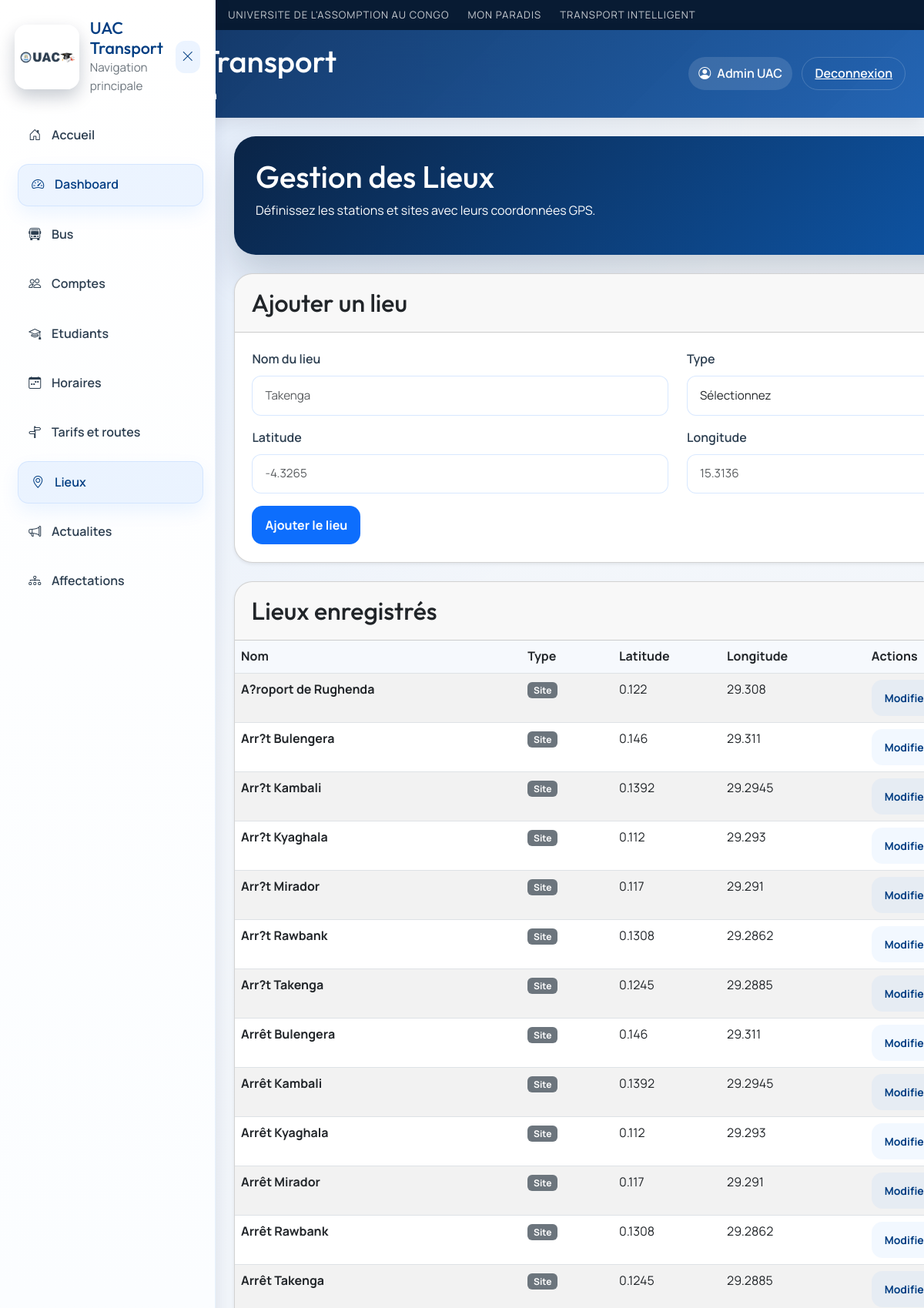
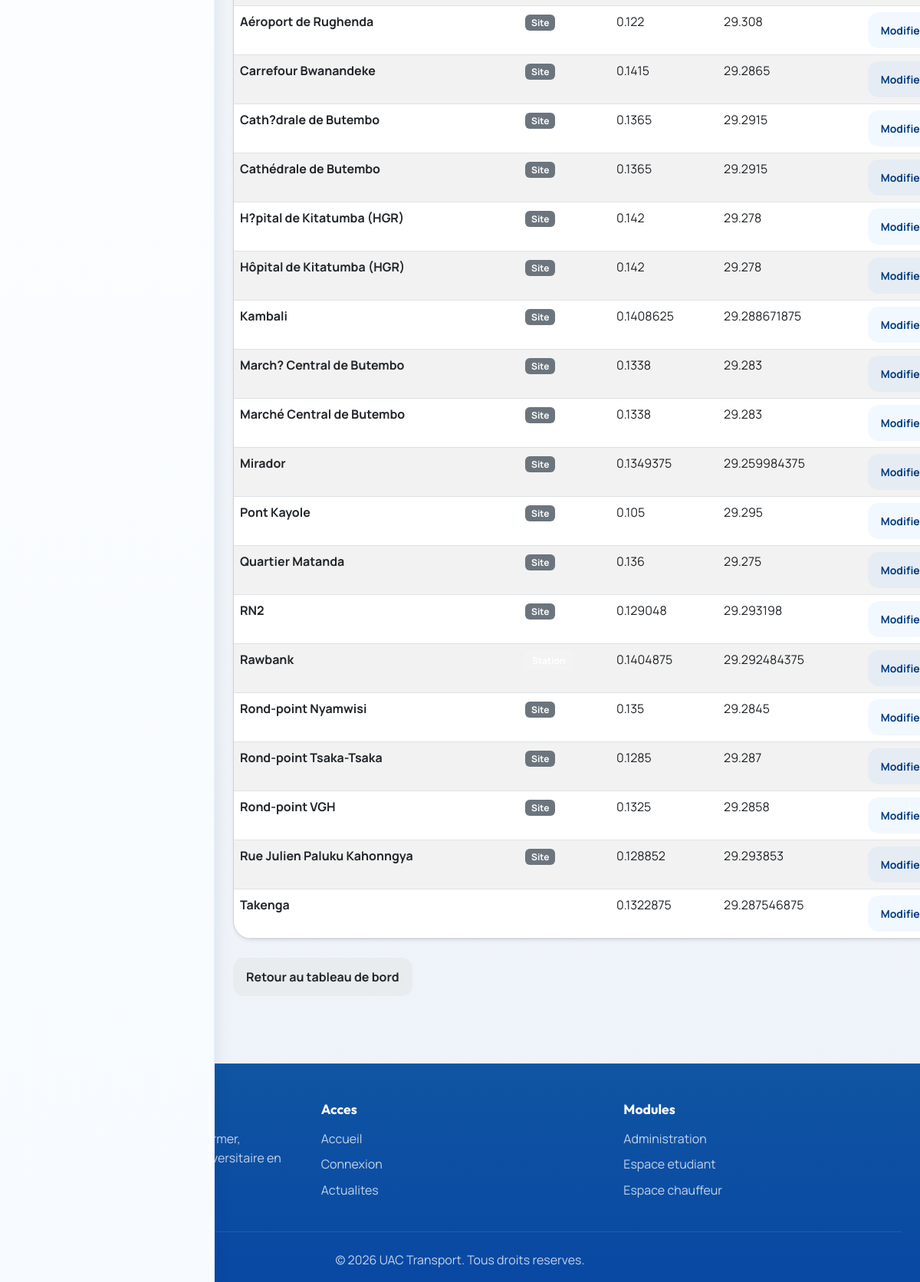
The app's page /admin/locations (signed in) with its own data (2 pictures, top to bottom).
### tables this page shows
CREATE TABLE users (
        id INTEGER PRIMARY KEY AUTOINCREMENT,
        nom TEXT NOT NULL,
        email TEXT UNIQUE NOT NULL,
        password TEXT NOT NULL,
        role TEXT NOT NULL
    , telephone TEXT, permis TEXT, photo_path TEXT, matricule TEXT);

CREATE TABLE locations (
        id INTEGER PRIMARY KEY AUTOINCREMENT,
        nom TEXT NOT NULL UNIQUE,
        type TEXT NOT NULL,
        latitude REAL,
        longitude REAL
    );

### app.py (the view, shortened to what this page needs)
@app.route("/admin/locations", methods=["GET", "POST"])
def admin_locations():
    if session.get("role") != "admin":
        return redirect(url_for("login"))
    conn = get_db()
    locations = conn.execute("SELECT * FROM locations ORDER BY nom").fetchall()
    conn.close()
    return render_template("admin/locations.html", locations=locations)

### app.py (called while the page is built)
def get_db():
    conn = sqlite3.connect(DATABASE)
    conn.row_factory = sqlite3.Row
    return conn

def get_current_user():
    user_id = session.get("user_id")
    if not user_id:
        return None
    conn = get_db()
    user = conn.execute("SELECT * FROM users WHERE id = ?", (user_id,)).fetchone()
    conn.close()
    return user

@app.context_processor
def inject_current_user():
    return {
        "current_user": get_current_user(),
        "profile_photo_url": profile_photo_url,
        "user_initials": get_user_initials,
    }

### templates/admin/locations.html (shortened to what this page needs)
{% extends 'base.html' %}
{% block content %}
<div class="admin-page">
    <div class="page-header mb-4">
        <h1>Gestion des Lieux</h1>
        <p class="text-muted">Définissez les stations et sites avec leurs coordonnées GPS.</p>
    </div>
    <div class="admin-form-section">
        <div class="card shadow-sm">
            <div class="card-header">
                <h2>Ajouter un lieu</h2>
            </div>
            <div class="card-body">
                <form method="POST" class="row gy-3" data-validate>
                    <div class="col-md-6">
                        <label class="form-label">Nom du lieu</label>
                        <input type="text" name="nom" class="form-control" placeholder="Takenga" required>
                    </div>
                    <div class="col-md-6">
                        <label class="form-label">Type</label>
                        <select name="type" class="form-select" required>
                            <option value="">Sélectionnez</option>
                        </select>
                    </div>
                    <div class="col-md-6">
                        <label class="form-label">Latitude</label>
                        <input type="number" name="latitude" class="form-control" step="0.0001" placeholder="-4.3265" required>
                    </div>
                    <div class="col-md-6">
                        <label class="form-label">Longitude</label>
                        <input type="number" name="longitude" class="form-control" step="0.0001" placeholder="15.3136" required>
                    </div>
                    <div class="col-md-12">
                        <button type="submit" class="btn btn-primary">Ajouter le lieu</button>
                    </div>
                </form>
            </div>
        </div>
    </div>
    <div class="admin-list-section mt-4">
        <div class="card shadow-sm">
            <div class="card-header">
                <h2 class="mb-0">Lieux enregistrés</h2>
            </div>
            <div class="card-body p-0">
                {% if locations %}
                <div class="table-responsive">
                    <table class="table table-striped mb-0">
                        <thead>
                            <tr>
                                <th>Nom</th>
                                <th>Type</th>
                                <th>Latitude</th>
                                <th>Longitude</th>
                                <th>Actions</th>
                            </tr>
                        </thead>
                        <tbody>
                            {% for loc in locations %}
                            <tr>
                                <td><strong>{{ loc.nom }}</strong></td>
                                <td>
                                    {% if loc.type == 'station' %}
                                    <span class="badge bg-primary">Station</span>
                                    {% else %}
                                    <span class="badge bg-secondary">Site</span>
                                    {% endif %}
                                </td>
                                <td>{{ loc.latitude }}</td>
                                <td>{{ loc.longitude }}</td>
                                <td>
                                    <a href="/admin/edit_location/{{ loc.id }}" class="btn btn-sm btn-outline-primary">Modifier</a>
                                </td>
                            </tr>
                            {% endfor %}
                        </tbody>
                    </table>
                </div>
                {% else %}
                <div class="p-4 text-center text-muted">
                    <p>Aucun lieu enregistré.</p>
                </div>
                {% endif %}
            </div>
        </div>
    </div>
    <div class="mt-4">
        <a href="/admin" class="btn btn-secondary">Retour au tableau de bord</a>
    </div>
</div>
{% endblock %}

### templates/base.html (shortened to what this page needs)
<!DOCTYPE html>
<html lang="fr">
<head>
    <link href="https://cdn.jsdelivr.net/npm/bootstrap@5.3.0/dist/css/bootstrap.min.css" rel="stylesheet">
    <link rel="stylesheet" href="https://cdnjs.cloudflare.com/ajax/libs/font-awesome/6.4.0/css/all.min.css">
    <link rel="stylesheet" href="https://cdn.jsdelivr.net/npm/bootstrap-icons@1.10.5/font/bootstrap-icons.css">
    <link rel="stylesheet" href="{{ url_for('static', filename='css/style.css') }}">
    <link rel="stylesheet" href="https://unpkg.com/leaflet@1.9.4/dist/leaflet.css" />
</head>
<body class="{% block body_class %}{% endblock %}">
<header class="site-banner">
    <div class="banner-inner">
        <span class="banner-item">Universite de l'Assomption au Congo</span>
        <span class="banner-item">Mon Paradis</span>
        <span class="banner-item">Transport Intelligent</span>
    </div>
</header>
<header class="topbar">
    <div class="topbar-left">
        <button class="menu-btn" type="button" aria-label="Ouvrir le menu" onclick="toggleMenu()">
        </button>
        <a href="/" class="brand-wrap topbar-brand">
            <img src="{{ url_for('static', filename='img/uaclogo.png') }}" alt="UAC Logo" class="topbar-logo">
            <div>
                <h1>UAC Transport</h1>
                <p class="muted mb-0">
                    {% if session.get('role') == 'admin' %}
                    Administration
                    {% elif session.get('role') == 'student' %}
                    Espace etudiant
                    {% elif session.get('role') == 'driver' %}
                    Espace chauffeur
                    {% else %}
                    Suivi et actualites
                    {% endif %}
                </p>
            </div>
        </a>
    </div>
    <div class="topbar-actions">
        {% if session.get('user_id') %}
        <span class="topbar-user-chip">
            <i class="bi bi-person-circle"></i>
            {{ session.get('nom') }}
        </span>
        <a class="btn btn-link topbar-link" href="/logout">Deconnexion</a>
        {% else %}
        <a class="btn btn-link topbar-link" href="/login">Connexion</a>
        {% endif %}
    </div>
</header>
<aside id="sidebar" class="sidebar">
    <div class="sidebar-header">
        <div class="sidebar-brand">
            <img src="{{ url_for('static', filename='img/uaclogo.png') }}" alt="UAC Logo" class="sidebar-logo">
            <div>
                <h2>UAC Transport</h2>
                <p class="muted mb-0">Navigation principale</p>
            </div>
        </div>
        <button class="close-btn" type="button" aria-label="Fermer" onclick="toggleMenu()">
            <i class="bi bi-x-lg"></i>
        </button>
    </div>
    <nav class="sidebar-nav">
        <a href="/"><i class="bi bi-house-door"></i><span>Accueil</span></a>
        {% if session.get('role') == 'admin' %}
        <a href="/admin"><i class="bi bi-speedometer2"></i><span>Dashboard</span></a>
        <a href="/admin/buses"><i class="bi bi-bus-front"></i><span>Bus</span></a>
        <a href="/admin/users"><i class="bi bi-people"></i><span>Comptes</span></a>
        <a href="/admin/students"><i class="bi bi-mortarboard"></i><span>Etudiants</span></a>
        <a href="/admin/schedules"><i class="bi bi-calendar-week"></i><span>Horaires</span></a>
        <a href="/admin/routes"><i class="bi bi-signpost-split"></i><span>Tarifs et routes</span></a>
        <a href="/admin/locations"><i class="bi bi-geo-alt"></i><span>Lieux</span></a>
        <a href="/admin/news"><i class="bi bi-megaphone"></i><span>Actualites</span></a>
        <a href="/admin/assignments"><i class="bi bi-diagram-3"></i><span>Affectations</span></a>
        {% endif %}
    </nav>
</aside>
<main class="content">
    {% block content %}{% endblock %}
</main>
{% block footer %}
<footer class="footer">
    <div class="footer-content">
        <div class="footer-section">
            <h3>UAC Transport</h3>
            <p>Une plateforme moderne pour informer, organiser et suivre le transport universitaire en temps reel.</p>
        </div>
        <div class="footer-section">
            <h4>Acces</h4>
            <ul>
                <li><a href="/">Accueil</a></li>
                <li><a href="/login">Connexion</a></li>
                <li><a href="/">Actualites</a></li>
            </ul>
        </div>
        <div class="footer-section">
            <h4>Modules</h4>
            <ul>
                <li><a href="/admin">Administration</a></li>
                <li><a href="/student">Espace etudiant</a></li>
                <li><a href="/driver">Espace chauffeur</a></li>
            </ul>
        </div>
    </div>
    <div class="footer-bottom">
        <p class="mb-0">&copy; 2026 UAC Transport. Tous droits reserves.</p>
    </div>
</footer>
{% endblock %}
</body>
</html>

### records on screen
users: get "Admin UAC"
locations: nom "A?roport de Rughenda", type "Site", latitude "0.122", longitude "29.308"
locations: nom "Arr?t Bulengera", type "Site", latitude "0.146", longitude "29.311"
locations: nom "Arr?t Kambali", type "Site", latitude "0.1392", longitude "29.2945"
locations: nom "Arr?t Kyaghala", type "Site", latitude "0.112", longitude "29.293"
locations: nom "Arr?t Mirador", type "Site", latitude "0.117", longitude "29.291"
locations: nom "Arr?t Rawbank", type "Site", latitude "0.1308", longitude "29.2862"
locations: nom "Arr?t Takenga", type "Site", latitude "0.1245", longitude "29.2885"
locations: nom "Arrêt Bulengera", type "Site", latitude "0.146", longitude "29.311"
locations: nom "Arrêt Kambali", type "Site", latitude "0.1392", longitude "29.2945"
locations: nom "Arrêt Kyaghala", type "Site", latitude "0.112", longitude "29.293"
locations: nom "Arrêt Mirador", type "Site", latitude "0.117", longitude "29.291"
locations: nom "Arrêt Rawbank", type "Site", latitude "0.1308", longitude "29.2862"
locations: nom "Arrêt Takenga", type "Site", latitude "0.1245", longitude "29.2885"
locations: nom "Aéroport de Rughenda", type "Site", latitude "0.122", longitude "29.308"
locations: nom "Carrefour Bwanandeke", type "Site", latitude "0.1415", longitude "29.2865"
locations: nom "Cath?drale de Butembo", type "Site", latitude "0.1365", longitude "29.2915"
locations: nom "Cathédrale de Butembo", type "Site", latitude "0.1365", longitude "29.2915"
locations: nom "H?pital de Kitatumba (HGR)", type "Site", latitude "0.142", longitude "29.278"
locations: nom "Hôpital de Kitatumba (HGR)", type "Site", latitude "0.142", longitude "29.278"
locations: nom "Kambali", type "Site", latitude "0.1408625", longitude "29.288671875"
locations: nom "March? Central de Butembo", type "Site", latitude "0.1338", longitude "29.283"
locations: nom "Marché Central de Butembo", type "Site", latitude "0.1338", longitude "29.283"
locations: nom "Mirador", type "Site", latitude "0.1349375", longitude "29.259984375"
locations: nom "Pont Kayole", type "Site", latitude "0.105", longitude "29.295"
locations: nom "Quartier Matanda", type "Site", latitude "0.136", longitude "29.275"
locations: nom "RN2", type "Site", latitude "0.129048", longitude "29.293198"
locations: nom "Rawbank", latitude "0.1404875", longitude "29.292484375"
locations: nom "Rond-point Nyamwisi", type "Site", latitude "0.135", longitude "29.2845"
locations: nom "Rond-point Tsaka-Tsaka", type "Site", latitude "0.1285", longitude "29.287"
locations: nom "Rond-point VGH", type "Site", latitude "0.1325", longitude "29.2858"
locations: nom "Rue Julien Paluku Kahonngya", type "Site", latitude "0.128852", longitude "29.293853"
locations: nom "Takenga", latitude "0.1322875", longitude "29.287546875"
